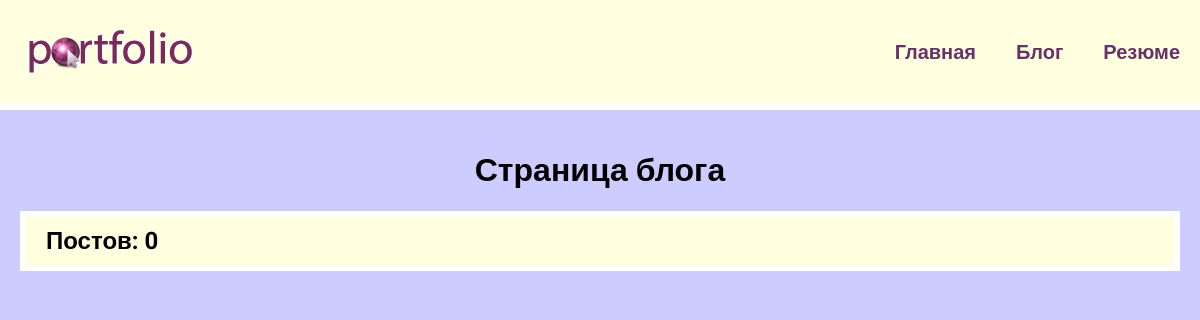
The page /blog/ on the database as committed earlier.
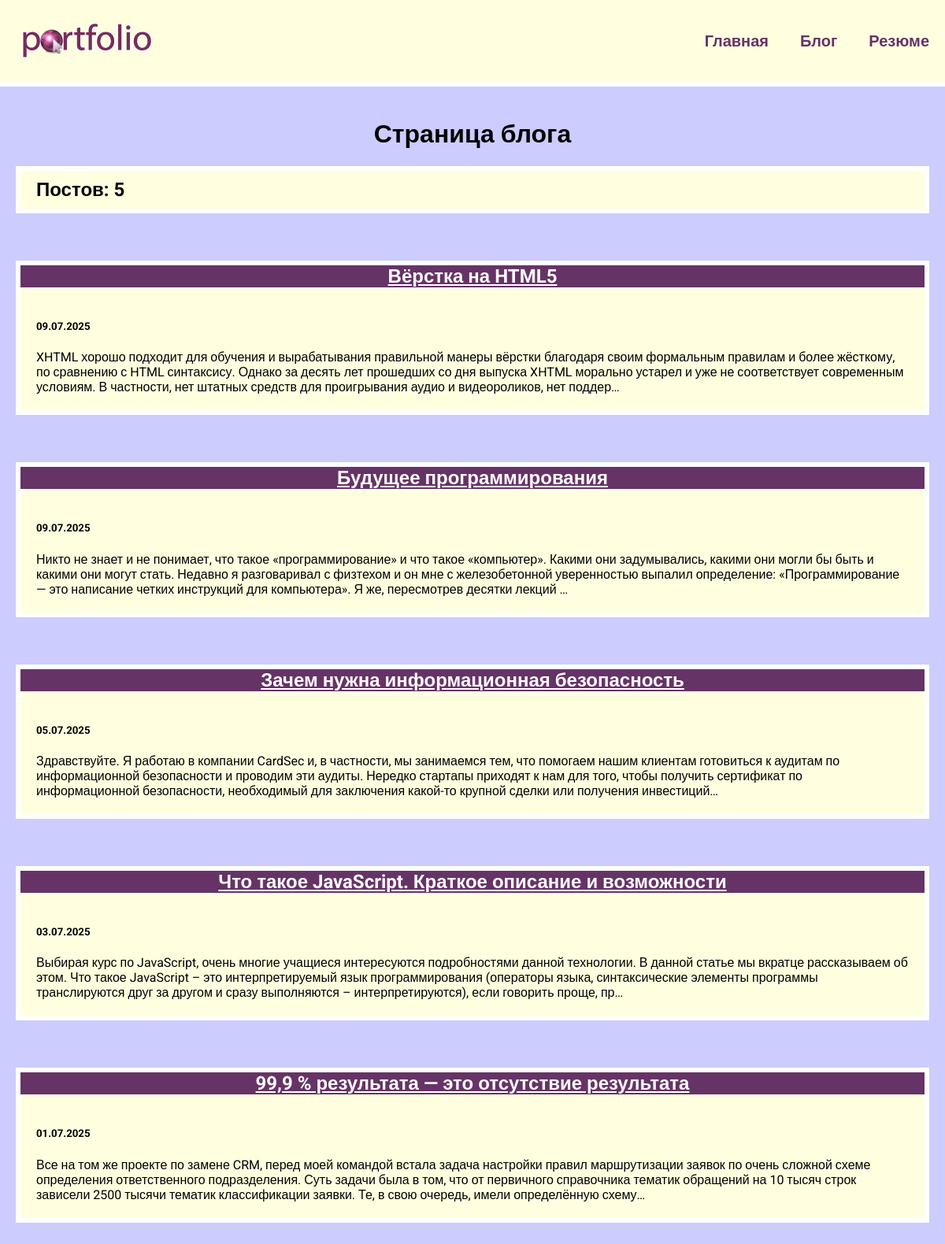
The same page on the database as committed later.
### blog/models.py (models this page shows, shortened)
class Blog(models.Model):
    title = models.CharField(max_length=200)
    description = models.TextField()
    data = models.DateField()

### blog/views.py (the view)
# urls.py: path('',views.blogs,name='blogs'),
def blogs(request):
    blogs = Blog.objects.order_by('-data')
    return render(request,'blog/blogs.html', {'blogs':blogs})

### blog/templates/blog/blogs.html
{% extends 'skills/base.html' %}
{% load static %}
{% block content %}
<h1>Страница блога</h1>
<h2 class="count">Постов: {{ blogs.count }}</h2>
{% for blog in blogs %}
    <div class="element">
        <h2 class="top"><a href="{% url 'detail' blog.id %}">{{ blog.title }}</a></h2>
        <div class="blog_text">
            <h5>{{ blog.data|date:'d.m.Y'}}</h5>
            <div>{{ blog.description|striptags|truncatechars:360 }}</div>
        </div>
    </div>
{% endfor %}
{% endblock %}

### skills/templates/skills/base.html (shortened to what this page needs)
<!DOCTYPE html>
{% load static %}
<html lang="en">
<head>
    <link rel="stylesheet" href="{% static 'css/style.css' %}">
</head>
<body>
<div class="menu">
    <div class="wrap">
        <div class="logo">
            <a href="{% url 'index' %}">
                <img src="{% static 'skills/logo.png' %}" alt="">
            </a>
        </div>
        <ul>
            <li><a href="{% url 'index' %}">Главная</a></li>
            <li><a href="{% url 'blogs' %}">Блог</a></li>
            <li><a href="{% static 'skills/resume.pdf' %}" target="_blank">Резюме</a></li>
        </ul>
    </div>
</div>
  <div class="content">
    <div class="wrap">
      {% block content %}
      {% endblock %}
    </div>
  </div>
</body>
</html>

### skills/static/css/style.css (style rules this page uses)
body { font-family: "Roboto", sans-serif; background: #CCCCFF; padding: 0; margin: 0; }
.wrap { max-width: 1200px; margin: 0 auto; padding:20px; box-sizing: border-box; }
.element, .count { flex-basis:360px; background: lightyellow; border:6px solid white; margin-bottom: 60px; }
h1 { text-align:center; margin-top:60px 0 40px; }
h2 { text-align:center; margin:20px 0; }
.top { background: #663366; margin:0; }
.top a { color:white; }
.blog_text { padding:20px; box-sizing:border-box; }
.count { padding:10px 20px; box-sizing:border-box; text-align:left; }
.menu { background: lightyellow; border-bottom: 6px solid #FFF; }
.menu .wrap { display: flex; flex-wrap:wrap; justify-content: space-between; align-items: center; }
.menu a { color:#663366; font-weight: bold; text-decoration: none; }
.menu ul { display: flex; flex-wrap: wrap; list-style: none; font-size: 20px; }
.menu li { margin-left:40px; }

Rows that differ between the two databases and show on the page:
added Blog: title "Вёрстка на HTML5", data "09.07.2025", description "XHTML хорошо подходит для обучения и вырабатывания правильной манеры вёрстки благодаря своим формальным правилам и более жёсткому, по сравнению с HTML синтаксису. Однако за десять лет прошедших со дня выпуска XHTML морально устарел и уже не соответствует современным условиям. В частности, нет штатных средств для проигрывания аудио и видеороликов, нет поддер…"
added Blog: title "Будущее программирования", data "09.07.2025", description "Никто не знает и не понимает, что такое «программирование» и что такое «компьютер». Какими они задумывались, какими они могли бы быть и какими они могут стать. Недавно я разговаривал с физтехом и он мне с железобетонной уверенностью выпалил определение: «Программирование — это написание четких инструкций для компьютера». Я же, пересмотрев десятки лекций …"
added Blog: title "Зачем нужна информационная безопасность", data "05.07.2025", description "Здравствуйте. Я работаю в компании CardSec и, в частности, мы занимаемся тем, что помогаем нашим клиентам готовиться к аудитам по информационной безопасности и проводим эти аудиты. Нередко стартапы приходят к нам для того, чтобы получить сертификат по информационной безопасности, необходимый для заключения какой-то крупной сделки или получения инвестиций…"
added Blog: title "Что такое JavaScript. Краткое описание и возможности", data "03.07.2025", description "Выбирая курс по JavaScript, очень многие учащиеся интересуются подробностями данной технологии. В данной статье мы вкратце рассказываем об этом. Что такое JavaScript – это интерпретируемый язык программирования (операторы языка, синтаксические элементы программы транслируются друг за другом и сразу выполняются – интерпретируются), если говорить проще, пр…"
added Blog: title "99,9 % результата — это отсутствие результата", data "01.07.2025", description "Все на том же проекте по замене CRM, перед моей командой встала задача настройки правил маршрутизации заявок по очень сложной схеме определения ответственного подразделения. Суть задачи была в том, что от первичного справочника тематик обращений на 10 тысяч строк зависели 2500 тысячи тематик классификации заявки. Те, в свою очередь, имели определённую схему…"
Other text that changed with them:
{{ blogs.count }}: "0" → "5"
